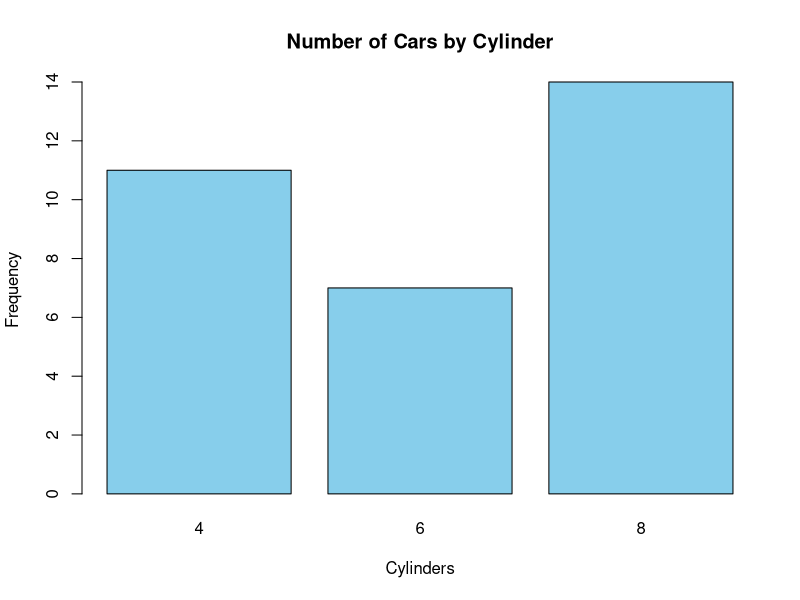

Recreate this plot in R.
# Load the mtcars dataset
data("mtcars")

# Create a frequency table for the number of cylinders
cyl_freq <- table(mtcars$cyl)

# Create a bar plot
barplot(cyl_freq,
        main = "Number of Cars by Cylinder",
        xlab = "Cylinders",
        ylab = "Frequency",
        col = "skyblue")
